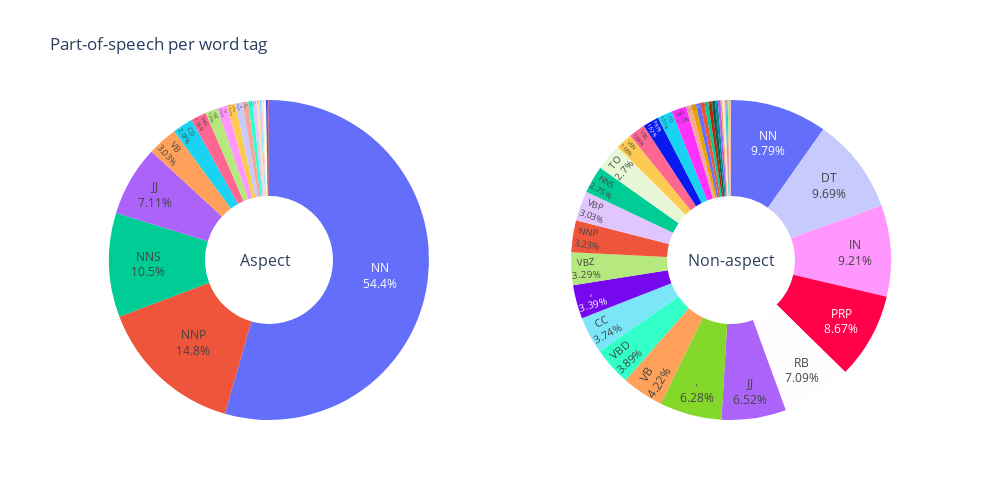

Source (notebook cell):
### Markdown cell above
## Part-of-speech

Aspect terms are often nouns and are verb objectives or subject. Let's inspect their part of speech to confirm this.

Same definition of POS tags:
- __CD__: Cardinal number (e.g., "one", "two", "3")
- __DT__: Determiner (e.g., "the", "a", "this")
- __IN__: Preposition or subordinating conjunction (e.g., "in", "on", "at")
- __IN__: Preposition or subordinating conjunction (e.g., "in", "on", "at")
- __JJ__: Adjective (e.g., "big", "happy", "green")
- __NN__: Noun, singular or mass (e.g., "dog", "city", "love")
- __NNP__: Proper noun, singular (e.g., "John", "Paris", "December")
- __NNS__: Noun, plural (e.g., "dogs", "cities", "loves")
- __PRP__: Personal pronoun (e.g., "I", "you", "he")
- __RB__: Adverb (e.g., "quickly", "very", "well")
- __VB__: Verb, base form (e.g., "eat", "run", "play")

\>80% aspect terms are nouns, while non-aspect words have very uniform distribution for all part-of-speech.

### Code cell
# Count words per each POS per each tag
pos_counts = df_features.groupby(['is_aspect', 'word.pos']).agg(word_count=pd.NamedAgg(column='is_aspect', aggfunc='count')).reset_index()

# Separate data to aspect & non-aspect words
aspect_pos_counts = pos_counts[pos_counts['is_aspect'] == 'aspect']
non_aspect_pos_counts = pos_counts[pos_counts['is_aspect'] == 'non-aspect']

# Plot POS per word type
fig = make_subplots(rows=1, cols=2, specs=[[{'type':'domain'}, {'type':'domain'}]])
# Aspects
fig.add_trace(go.Pie(labels=aspect_pos_counts['word.pos'], values=aspect_pos_counts['word_count'], name="aspects"),
              1, 1)
# Non-aspects
fig.add_trace(go.Pie(labels=pos_counts_non_aspect['word.pos'], values=pos_counts_non_aspect['word_count'], name="non aspects"),
              1, 2)

fig.update_traces(hole=.4, direction='clockwise', textinfo='label+percent', textposition='inside',showlegend = False)
fig.update_layout(
    width=1000,
    height=500,
    title_text="Part-of-speech per word tag",
    annotations=[dict(text='Aspect', x=0.188, y=0.5, font_size=16, showarrow=False),
                 dict(text='Non-aspect', x=0.83, y=0.5, font_size=16, showarrow=False)])
fig.show()

### Figure 1 — Plotly figure (JSON) as saved in the notebook; plotly's stock layout.template omitted (floating-point values rounded to 4 significant figures)
{"data": [{"direction": "clockwise", "domain": {"x": [0, 0.45], "y": [0, 1]}, "hole": 0.4, "labels": ["''", "(", ")", ",", "CC", "CD", "DT", "FW", "IN", "JJ", "JJS", "NN", "NNP", "NNS", "POS", "PRP", "PRP$", "RB", "RP", "TO", "VB", "VBD", "VBG", "VBN", "VBP", "VBZ", "``"], "name": "aspects", "showlegend": false, "textinfo": "label+percent", "textposition": "inside", "type": "pie", "values": [12, 1, 2, 1, 5, 73, 25, 1, 36, 251, 1, 1923, 522, 372, 5, 1, 3, 4, 20, 5, 107, 16, 55, 30, 13, 44, 4]}, {"direction": "clockwise", "domain": {"x": [0.55, 1], "y": [0, 1]}, "hole": 0.4, "labels": ["#", "$", "''", "(", ")", ",", ".", ":", "CC", "CD", "DT", "EX", "FW", "IN", "JJ", "JJR", "JJS", "LS", "MD", "NN", "NNP", "NNPS", "NNS", "PDT", "POS", "PRP", "PRP$", "RB", "RBR", "RBS", "RP", "TO", "UH", "VB", "VBD", "VBG", "VBN", "VBP", "VBZ", "WDT", "WP", "WRB", "``"], "name": "non aspects", "showlegend": false, "textinfo": "label+percent", "textposition": "inside", "type": "pie", "values": [2, 55, 66, 160, 165, 1614, 2992, 175, 1782, 718, 4612, 66, 28, 4383, 3104, 217, 132, 2, 716, 4660, 1537, 1, 1309, 54, 39, 4126, 771, 3375, 81, 14, 246, 1286, 20, 2007, 1850, 799, 801, 1441, 1568, 203, 131, 234, 71]}], "layout": {"annotations": [{"font": {"size": 16}, "showarrow": false, "text": "Aspect", "x": 0.188, "y": 0.5}, {"font": {"size": 16}, "showarrow": false, "text": "Non-aspect", "x": 0.83, "y": 0.5}], "height": 500, "title": {"text": "Part-of-speech per word tag"}, "width": 1000}}
